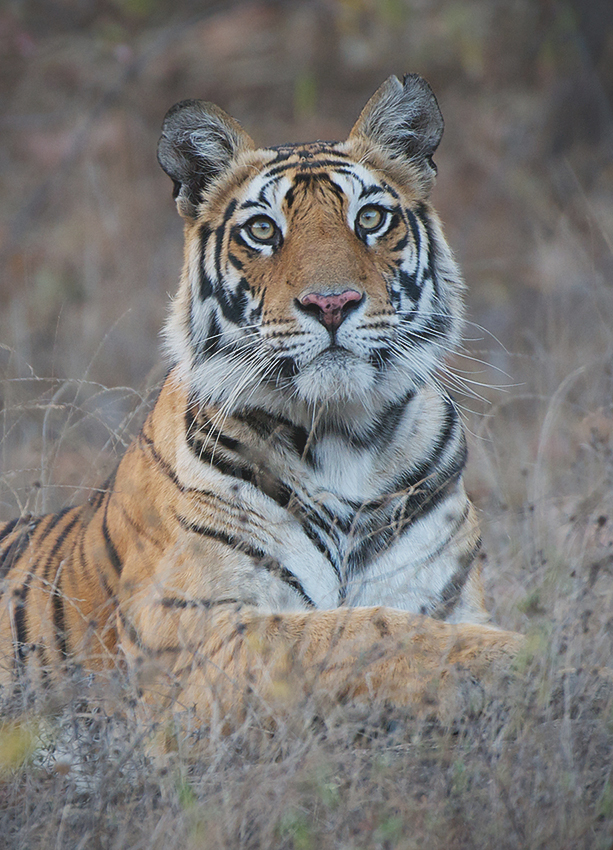
//> input picture Exercise01/data/tiger.jpg, 613 x 850 px
$ ./main   (built with g++ and OpenCV 4)
//> lines starting //> are read from the running program, lines starting //| are printed output that depends on the picture; after the words box and inside, x2 and y2 are one past the last pixel; in counts of white or black regions, pixels touching at a corner belong together
#include <iostream>
#include <opencv2/opencv.hpp>
#include <string>

int main(int argc, char* argv[]) {
    // File path for input image
    const std::string data_directory = DATA_DIR;
    const std::string inputImagePath = data_directory + "/tiger.jpg";

    // ------------------------------------------------------------------
    // Task 1: Basics
    // ------------------------------------------------------------------

    // Step 1: Load image using cv::imread
    auto img{cv::imread(inputImagePath)};
//> img is the input picture: 850 rows x 613 cols, CV_8UC3; mean B, G, R 117.6, 120.1, 123

    // Step 2: Display image using cv::imshow
    cv::imshow("Tiger", img);
    cv::waitKey(0);

    // Step 3: Convert to gray image using cv::cvtColor function
    cv::Mat img_gray;
    cv::cvtColor(img, img_gray, cv::COLOR_BGR2GRAY);

    // Display grayscale image
    cv::imshow("Grayscale Tiger", img_gray);
    cv::waitKey(0);

    // Step 4: Save gray image by using cv::imwrite
    cv::imwrite(data_directory + "/tiger_gray.jpg", img_gray);

    // ------------------------------------------------------------------
    // Task 2: Point operators
    // ------------------------------------------------------------------

    // Step 1: Implement the invert operator for a color image
    cv::Mat img_invert;
    cv::bitwise_not(img, img_invert);
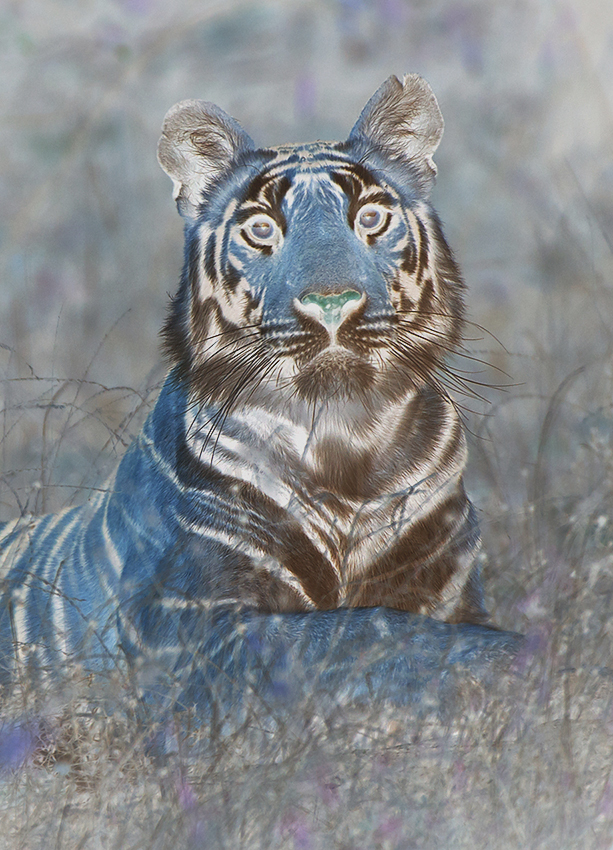
//> img_invert: 850 rows x 613 cols, CV_8UC3; mean B, G, R 137.4, 134.9, 132

    // Step 1.5: Display inverted image
    cv::imshow("Inverted Tiger", img_invert);
    cv::waitKey(0);

    // Step 2: Save the result
    cv::imwrite(data_directory + "/tiger_invert.jpg", img_invert);

    // ------------------------------------------------------------------
    // Task 3: Local operators
    // ------------------------------------------------------------------

    // Step 1: Apply a Gaussian filter and save the result
    cv::Mat img_blur;
    cv::GaussianBlur(img, img_blur, cv::Size(0, 0), 2.0);
    cv::imwrite(data_directory + "/tiger_gaussian.jpg", img_blur);

    // Step 1.5: Display blurred image
    cv::imshow("Blurred Tiger", img_blur);
    cv::waitKey(0);

    // <Observation on the effect of sigma>
    // Increasing sigma reduces noise and increases blurring on the image, gaussian blur filter acts as low-pass filter.

    // Step 2: Apply an edge preserving filter and save the result
    cv::Mat img_blur_bilateral;
    cv::bilateralFilter(img, img_blur_bilateral, 0, 50.0, 10.0);
    cv::imwrite(data_directory + "/tiger_bilateral.jpg", img_blur_bilateral);

    // Step 2.5: Display edge preserved filtered image
    cv::imshow("Edge Preserved Blurred Tiger", img_blur_bilateral);
    cv::waitKey(0);

    // Step 3: Apply an edge detection filter and save the result:
    // on the original image
    cv::Mat img_laplacian;
    cv::Laplacian(img, img_laplacian, 0, 5);
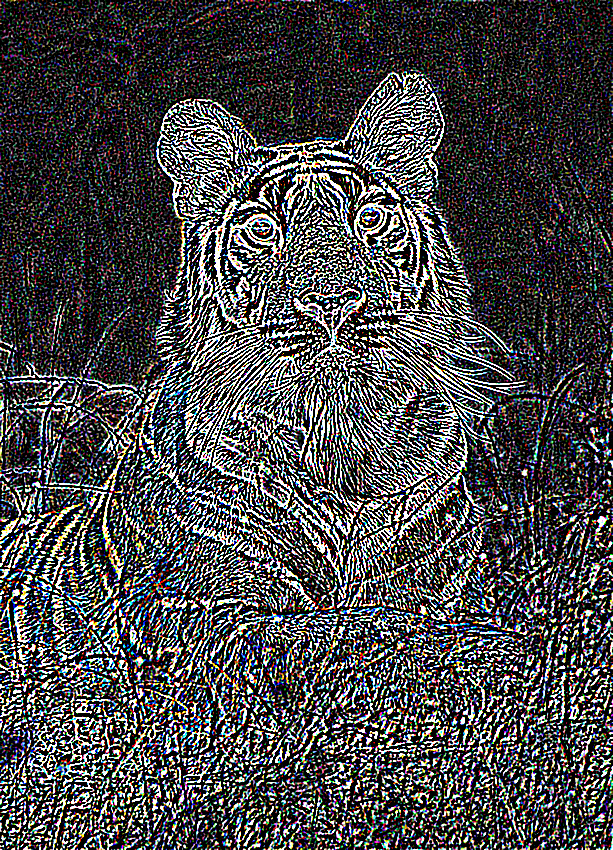
//> img_laplacian: 850 rows x 613 cols, CV_8UC3; mean B, G, R 72.6, 71.6, 72.3
    cv::imwrite(data_directory + "/tiger_edge.jpg", img_laplacian);

    // Display edge detection on input image
    cv::imshow("Edge Detection on Tiger", img_laplacian);
    cv::waitKey(0);

    // on the result of step 1
    cv::Mat img_laplacian_blur;
    cv::Laplacian(img_blur, img_laplacian_blur, 0, 5);
    cv::imwrite(data_directory + "/tiger_gaussian_edge.jpg", img_laplacian_blur);

    // Display edge detection on gaussian blurred image
    cv::imshow("Edge Detection on Gaussian Blurred Tiger", img_laplacian_blur);
    cv::waitKey(0);

    // on the result of step 2
    cv::Mat img_laplacian_bilateral;
    cv::Laplacian(img_blur_bilateral, img_laplacian_bilateral, 0, 5);
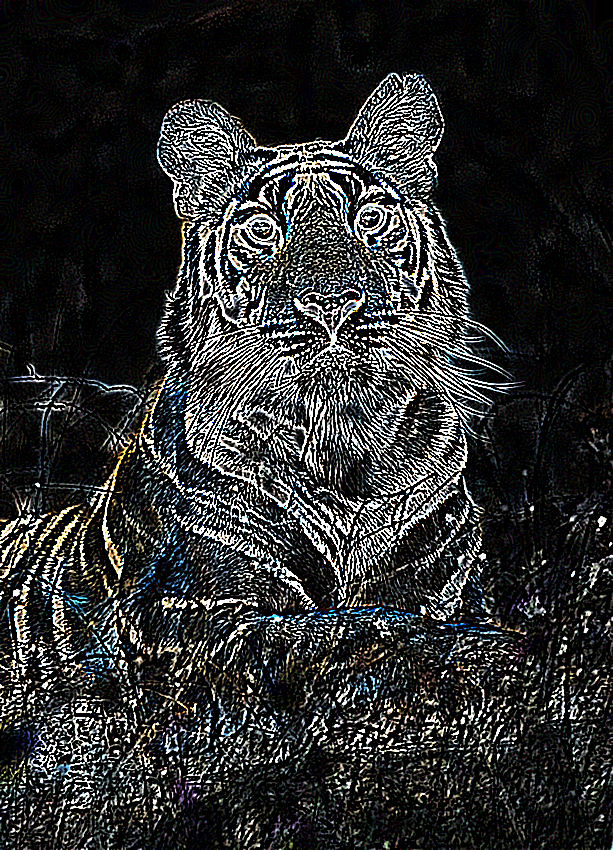
//> img_laplacian_bilateral: 850 rows x 613 cols, CV_8UC3; mean B, G, R 44.5, 44.9, 43.8
    cv::imwrite(data_directory + "/tiger_bilateral_edge.jpg", img_laplacian_bilateral);

    // Display edge detection on bilateral filtered image
    cv::imshow("Edge Detection on Bilateral Filtered Tiger", img_laplacian_bilateral);
    cv::waitKey(0);

    // <Observations on Step 3>
    // From the laplacian filter we are able to detect edges on each image. The laplacian filtered input image is
    //      noisy and shows many edges.
    // The gaussian filtered (blurred) image does not preserve edges as we can see after the laplacian filter is applied.
    // The bilateral filter does remove some noise and is much better at preserving edges than the gaussian filter as
    //      can be seen from the laplacian filter applied after the bilateral filter.

    // ------------------------------------------------------------------
    // Task 4: Image Subtraction
    // ------------------------------------------------------------------

    // Step 1: load two images
    const std::string inputImagePathA = data_directory + "/imgA.jpg";
    const std::string inputImagePathB = data_directory + "/imgB.jpg";

    cv::Mat img_a = cv::imread(inputImagePathA);
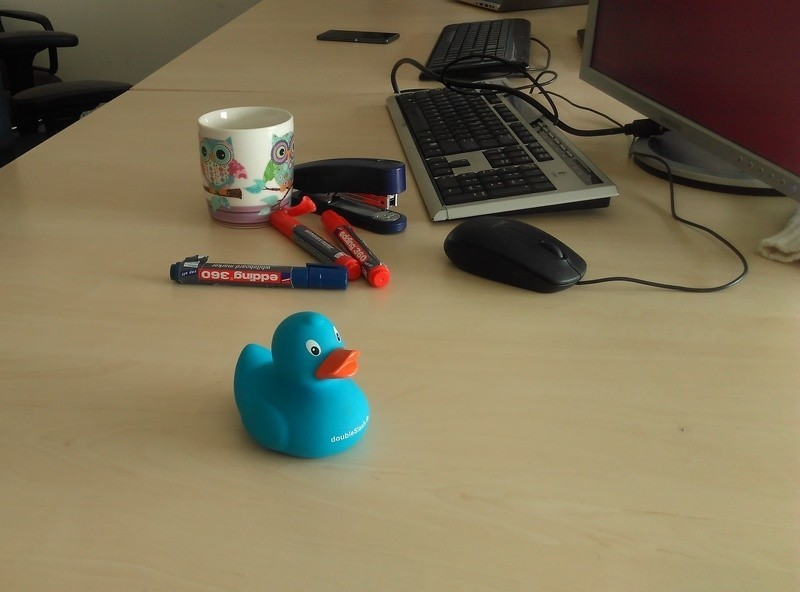
//> input picture Exercise01/data/imgA.jpg, 800 x 592 px
//> img_a is the input picture: 592 rows x 800 cols, CV_8UC3; mean B, G, R 86.2, 113.7, 125.1
    cv::Mat img_b = cv::imread(inputImagePathB);
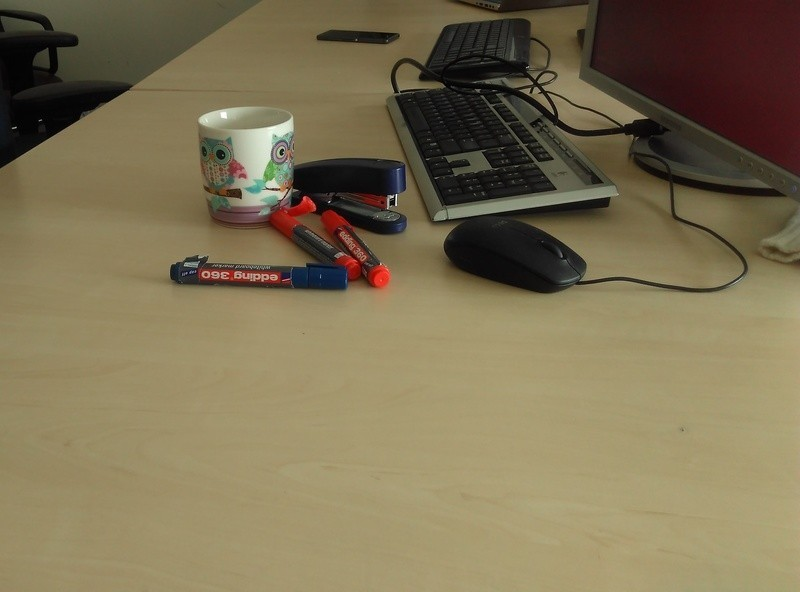
//> input picture Exercise01/data/imgB.jpg, 800 x 592 px
//> img_b is the input picture: 592 rows x 800 cols, CV_8UC3; mean B, G, R 83.6, 113.8, 126.2

    // Step 2: Subtract image A and B
    cv::Mat img_out(img_a.size(), img_a.type());
    img_out = abs(img_a - img_b);

    // Step 2.5: Display pixel-wise difference
    cv::imshow("Pixel-wise difference", img_out);
    cv::waitKey(0);

    // Step 2: Save the result
    cv::imwrite(data_directory + "/img_diff.jpg", img_out);

    // BONUS Step 3: Threshold the difference
    cv::Mat img_out_thresh;
    cv::cvtColor(img_out, img_out, cv::COLOR_BGR2GRAY);
//> img_out: 592 rows x 800 cols, CV_8UC1
    cv::threshold(img_out, img_out_thresh, 150, 255, cv::THRESH_BINARY | cv::THRESH_OTSU);
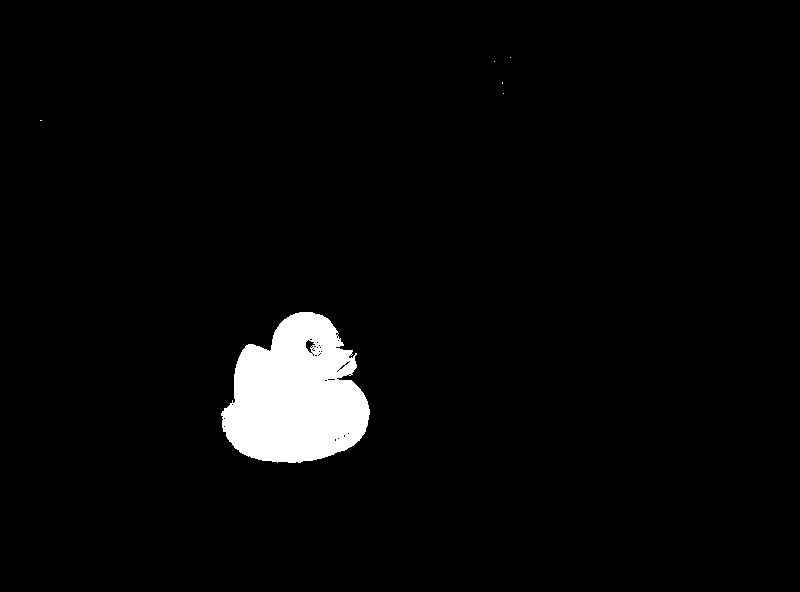
//> img_out_thresh: 592 rows x 800 cols, CV_8UC1; 3.4% white; 6 white regions (5 under 20 px), largest, box (x1, y1, x2, y2) and area: (221, 312, 370, 463) 15952
    cv::imwrite(data_directory + "img_out_threshold.jpg", img_out_thresh);

    cv::imshow("Threshold pixel-wise difference", img_out_thresh);
    cv::waitKey(0);

    // BONUS Step 4: Apply the threshold mask on imgA
    cv::Mat img_masked;
    // Copy img_a to img_masked with img_out_thresh as mask
    img_a.copyTo(img_masked, img_out_thresh);
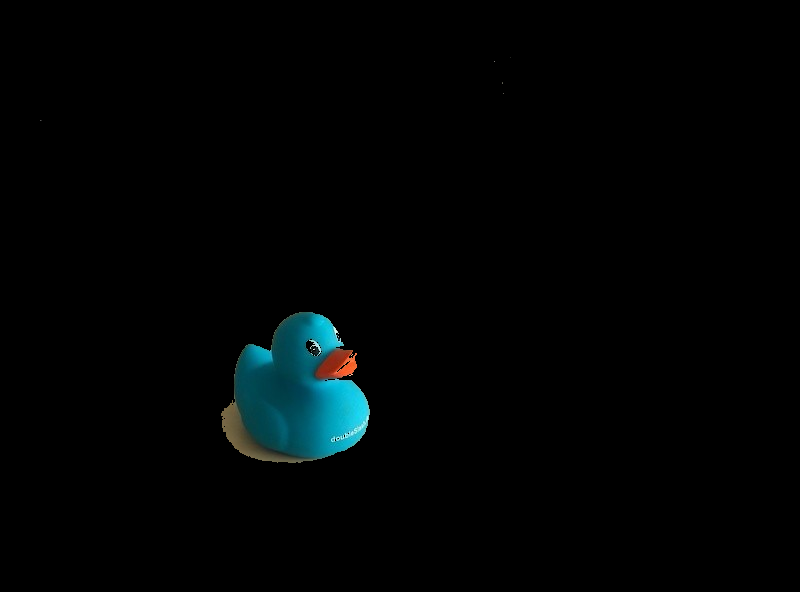
//> img_masked: 592 rows x 800 cols, CV_8UC3; mean B, G, R 3.8, 3.6, 1

    cv::imshow("Masked original image", img_masked);
    cv::waitKey(0);

    // BONUS Step 5: Save the result
    cv::imwrite(data_directory + "/img_extracted.jpg", img_masked);

    return 0;
}
